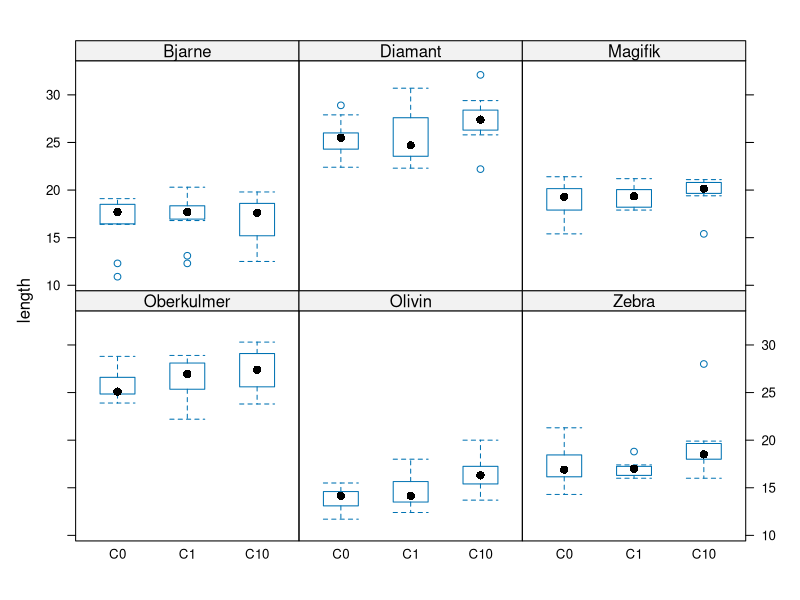
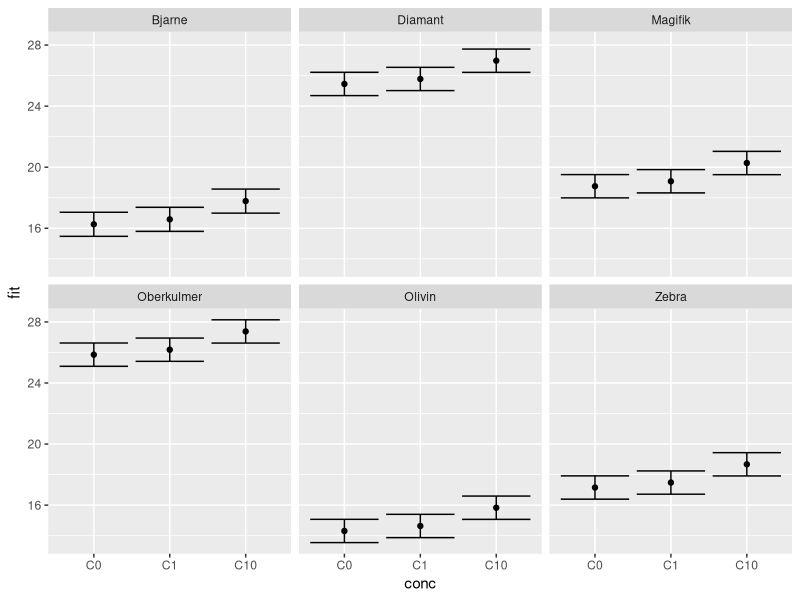
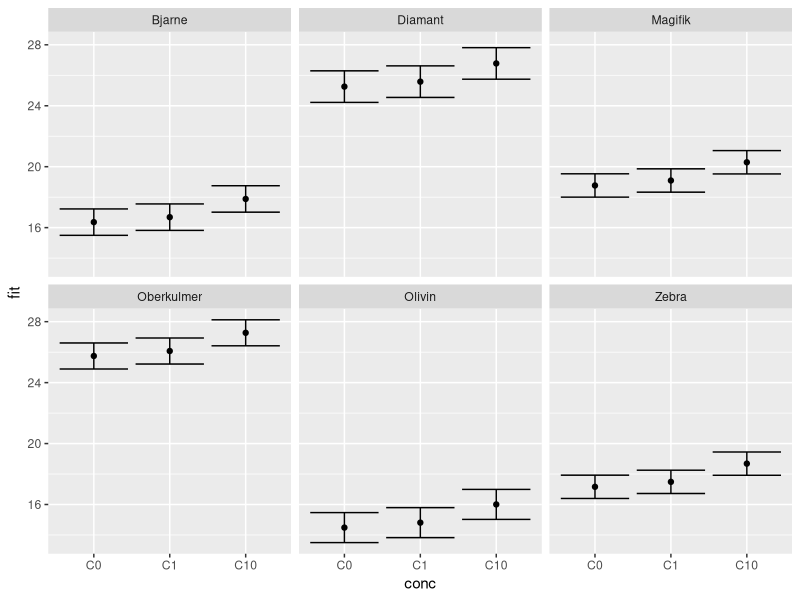
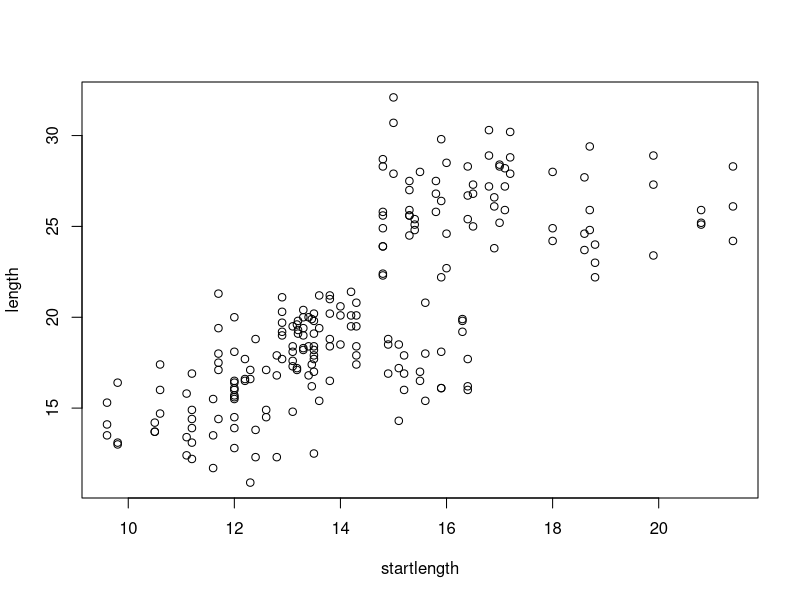
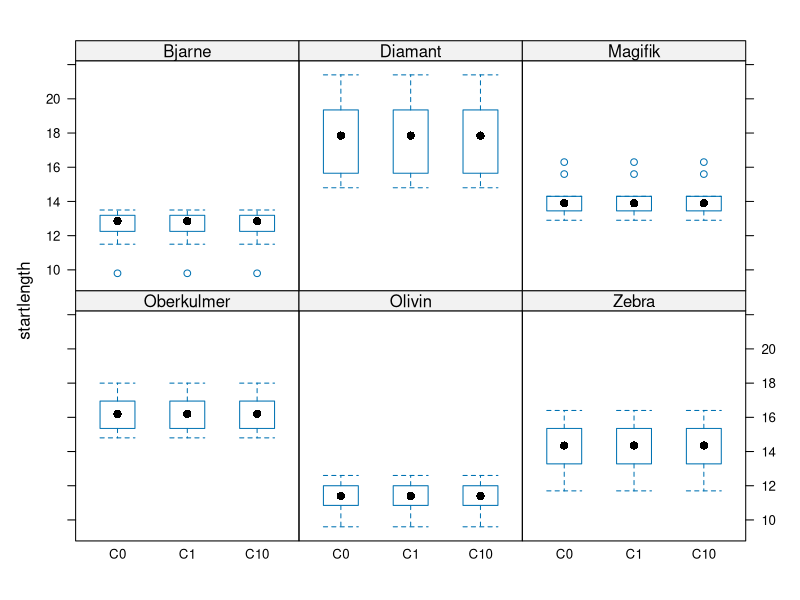

Generate these figures, in order, with R:
## ---- chunk 1
knitr::opts_chunk$set(echo = TRUE)
## ---- chunk 2
  wheat = read.csv("wheatlings_bio2150_F18.csv", stringsAsFactors = TRUE)
  summary(wheat)
  head(wheat)
## ---- chunk 3
  with(wheat, table(variety, fertype))
  with(wheat, table(variety, conc))
  with(wheat, table(variety, student_gr))
  with(wheat, table(fertype, conc))
  with(wheat, table(fertype, student_gr))
  with(wheat, table(conc, student_gr))
## ---- chunk 4
  library(lattice)
  bwplot(length ~ conc|variety, data = wheat, as.table=TRUE)
## ---- chunk 5
  fit_int_sl = lm(length ~ variety*conc + startlength, wheat)
  fit_ad_sl = lm(length ~ variety+conc + startlength, wheat)
  fit_int = lm(length ~ variety*conc, wheat)
  fit_ad = lm(length ~ variety+conc, wheat)
  
  summary(fit_int_sl)$r.squared
  summary(fit_ad_sl)$r.squared
  summary(fit_int)$r.squared
  summary(fit_ad)$r.squared
## ---- chunk 6
  model_tab = AIC(fit_int_sl, fit_ad_sl, fit_int, fit_ad)
  
  model_tab$n_parameters = c(
    length(coef(fit_int_sl))+1,
    length(coef(fit_ad_sl))+1,
    length(coef(fit_int))+1,
    length(coef(fit_ad))+1
  ) # + 1 to count sigma as a paramterer
  
  model_tab$r_sq = c(
    summary(fit_int_sl)$r.squared,
    summary(fit_ad_sl)$r.squared,
    summary(fit_int)$r.squared,
    summary(fit_ad)$r.squared
  )
  
  model_tab$adj_r_sq = c(
    summary(fit_int_sl)$adj.r.squared,
    summary(fit_ad_sl)$adj.r.squared,
    summary(fit_int)$adj.r.squared,
    summary(fit_ad)$adj.r.squared
  )
  
  n = nrow(wheat)
  k = model_tab$n_parameters
  model_tab$AICc = model_tab$AIC + (2*k^2+2*k)/(n-k-1)
  
  model_tab[order(model_tab$AIC),]
## ---- chunk 7
  Newdata = expand.grid(variety = unique(wheat$variety), conc = unique(wheat$conc))
  Pred = cbind(Newdata, predict(fit_ad, newdata = Newdata, interval = "confidence")) # fit_ad is the "best" model
  
  library(ggplot2)
  ggplot(data = Pred, aes(x=conc, y=fit)) +
      geom_point() +
      geom_errorbar(aes(ymin=lwr, ymax=upr)) +
      facet_wrap(~variety)
## ---- chunk 8
  Newdata_sl = expand.grid(variety = unique(wheat$variety), conc = unique(wheat$conc), startlength=mean(wheat$startlength))
  Pred_sl = cbind(Newdata_sl, predict(fit_ad_sl, newdata = Newdata_sl, interval = "confidence"))
  
  ggplot(data = Pred_sl, aes(x=conc, y=fit)) +
    geom_point() +
    geom_errorbar(aes(ymin=lwr, ymax=upr)) +
    facet_wrap(~variety)
## ---- chunk 9
  summary(fit_ad_sl)
  confint(fit_ad_sl)
## ---- chunk 10
  with(wheat, plot(length ~ startlength))
  fit_sl = lm(length ~ startlength, data = wheat)
  summary(fit_sl)
## ---- chunk 11
  bwplot(startlength ~ conc|variety, data = wheat, as.table=TRUE)
## ---- chunk 12
  summary(fit_ad)
## ---- chunk 13
  1.5211 + c(-2,2)*0.3367
  confint(fit_ad)
## ---- chunk 14
  # Point extimate:
  coef(fit_ad)["concC10"] - coef(fit_ad)["concC1"]
## ---- chunk 15
  # contrast vector
  x = c(rep(0,6), -1, 1)
  
  # point estimate (check)
  (point_estimate = coef(fit_ad) %*% x)
  
  # standard error
  (SE = sqrt(x %*% vcov(fit_ad) %*% x))
## ---- chunk 16
  point_estimate[1,1] + c(-2,2)*SE[1,1]
## ---- chunk 17
    beta = coef(fit_ad)
    Sigma = vcov(fit_ad)
## ---- chunk 18
    est = beta[8]/beta[1]*100
    x = c(-100*beta[8]/beta[1]^2, 0, 0, 0, 0, 0, 0, 100/beta[1])
    se = sqrt(x %*% Sigma %*% x)
    # Approximate 95% c.i.
    est + c(0,-2,2)*se[1,1]
## ---- chunk 19
    est = beta[8]/(beta[1]+ beta[4])*100
    x = c(-100*beta[8]/(beta[1]+ beta[4])^2, 0, 0, -100*beta[8]/(beta[1]+ beta[4])^2, 0, 0, 0, 100/(beta[1]+beta[4]))
    se = sqrt(x %*% Sigma %*% x)
    # Approximate 95% c.i.
    est + c(0,-2,2)*se[1,1]
